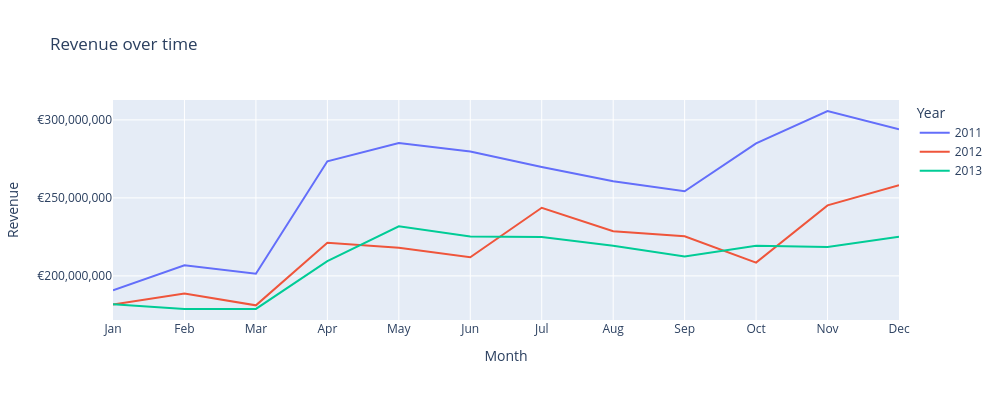

Write notebook code for a chart like this one.
### Code cell
fig = px.line(
    monthly_revenue,
    x="Month",
    y="Revenue",
    color="Year",
    title="Revenue over time"
)
#Figuur maken met maanden op de x-as, omzet op de y-as en aparte lijnen voor ieder jaar.

fig.update_layout(
    xaxis_title="Month",
    yaxis_title="Revenue",
    height=400,
    width=1000
)
#Omschrijvingen van assen toevoegen.

fig.update_yaxes(
    tickprefix="€",
    tickformat=",.0f"
)
#Valuta maken van waarden op de y-as

fig.update_xaxes(
    tickmode="array",
    tickvals=list(range(1, 13)),
    ticktext=[
        "Jan", "Feb", "Mar", "Apr",
        "May", "Jun", "Jul", "Aug",
        "Sep", "Oct", "Nov", "Dec"
    ]
)
#Nummers omzetten in afkortingen van maanden.

fig.show()

### Figure 1 — Plotly figure (JSON) as saved in the notebook; plotly's stock layout.template omitted (floating-point values rounded to 4 significant figures)
{"data": [{"hovertemplate": "Year=2011<br>Month=%{x}<br>Revenue=%{y}<extra></extra>", "legendgroup": "2011", "line": {"color": "#636efa", "dash": "solid"}, "marker": {"symbol": "circle"}, "mode": "lines", "name": "2011", "orientation": "v", "showlegend": true, "type": "scatter", "x": [1, 2, 3, 4, 5, 6, 7, 8, 9, 10, 11, 12], "xaxis": "x", "y": [190800000.0, 206800000.0, 201400000.0, 273400000.0, 285100000.0, 279700000.0, 269800000.0, 260700000.0, 254200000.0, 284900000.0, 305700000.0, 293900000.0], "yaxis": "y"}, {"hovertemplate": "Year=2012<br>Month=%{x}<br>Revenue=%{y}<extra></extra>", "legendgroup": "2012", "line": {"color": "#EF553B", "dash": "solid"}, "marker": {"symbol": "circle"}, "mode": "lines", "name": "2012", "orientation": "v", "showlegend": true, "type": "scatter", "x": [1, 2, 3, 4, 5, 6, 7, 8, 9, 10, 11, 12], "xaxis": "x", "y": [181600000.0, 188700000.0, 181100000.0, 221200000.0, 218000000.0, 211900000.0, 243600000.0, 228600000.0, 225400000.0, 208500000.0, 245200000.0, 258200000.0], "yaxis": "y"}, {"hovertemplate": "Year=2013<br>Month=%{x}<br>Revenue=%{y}<extra></extra>", "legendgroup": "2013", "line": {"color": "#00cc96", "dash": "solid"}, "marker": {"symbol": "circle"}, "mode": "lines", "name": "2013", "orientation": "v", "showlegend": true, "type": "scatter", "x": [1, 2, 3, 4, 5, 6, 7, 8, 9, 10, 11, 12], "xaxis": "x", "y": [181800000.0, 178800000.0, 178800000.0, 209500000.0, 231800000.0, 225200000.0, 225000000.0, 219400000.0, 212400000.0, 219300000.0, 218400000.0, 225200000.0], "yaxis": "y"}], "layout": {"height": 400, "legend": {"title": {"text": "Year"}, "tracegroupgap": 0}, "title": {"text": "Revenue over time"}, "width": 1000, "xaxis": {"anchor": "y", "domain": [0, 1], "tickmode": "array", "ticktext": ["Jan", "Feb", "Mar", "Apr", "May", "Jun", "Jul", "Aug", "Sep", "Oct", "Nov", "Dec"], "tickvals": [1, 2, 3, 4, 5, 6, 7, 8, 9, 10, 11, 12], "title": {"text": "Month"}}, "yaxis": {"anchor": "x", "domain": [0, 1], "tickformat": ",.0f", "tickprefix": "€", "title": {"text": "Revenue"}}}}
